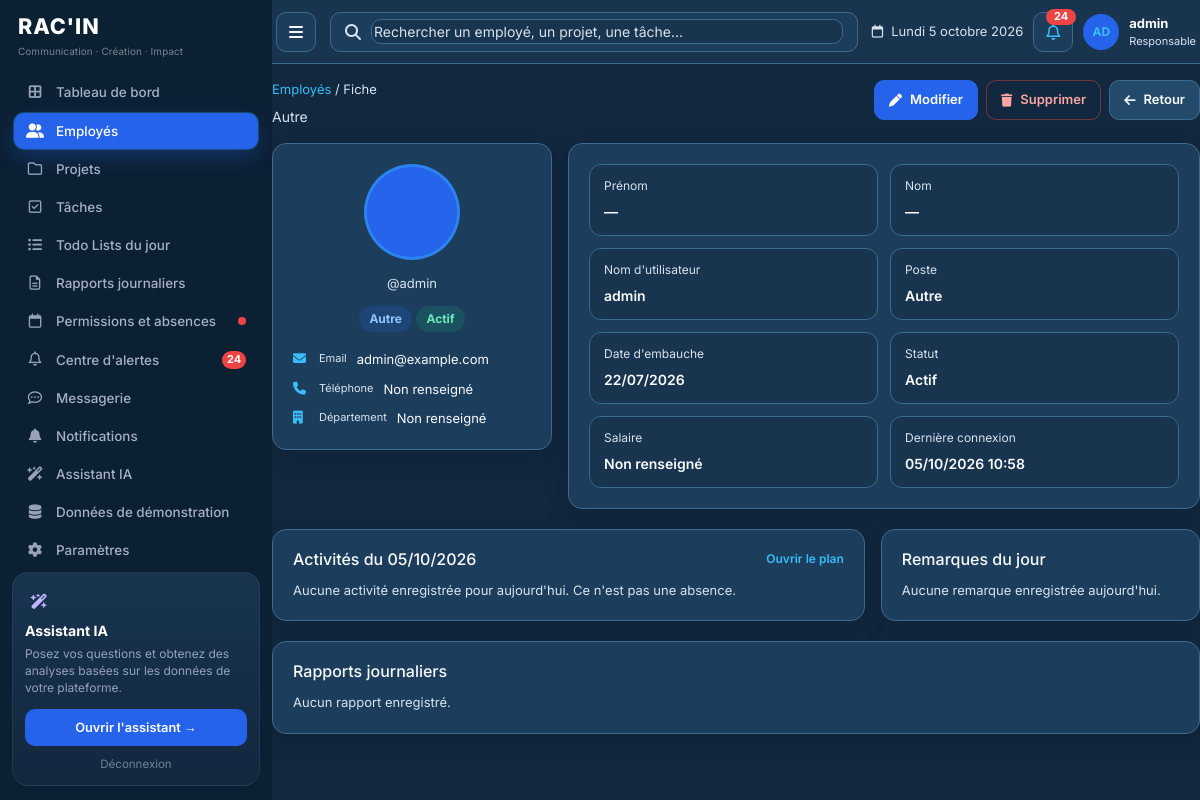
Before: /employees/2/ (signed in) with the older database file.
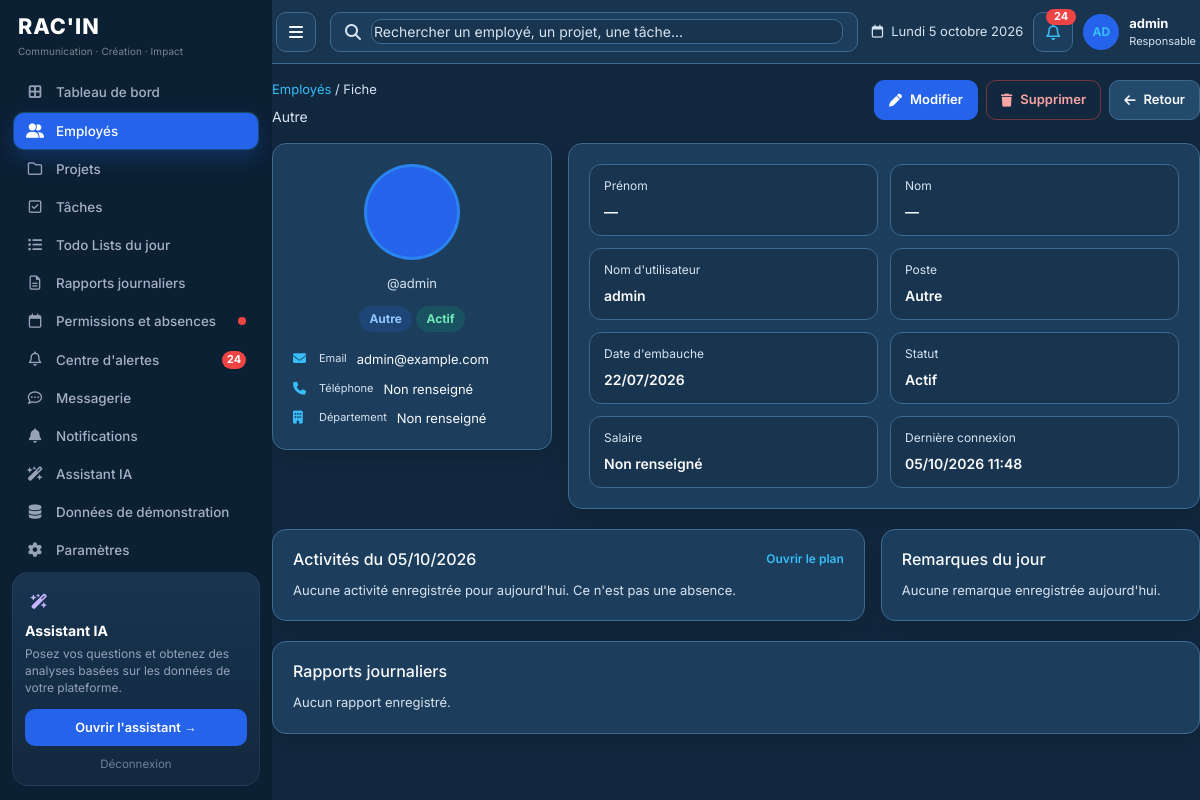
After: the same page with the newer database file.
### employees/models.py (models this page shows, shortened)
class Employee(models.Model):
    STATUS_CHOICES = [
        ('active', _('Actif')),
        ('inactive', _('Inactif')),
        ('on_leave', _('En congé')),
    ]
    POSITION_CHOICES = [
        ('designer', _('Designer')),
        ('developer', _('Développeur')),
        ('project_manager', _('Chef de projet')),
        ('marketing', _('Marketing')),
        ('content_writer', _('Rédacteur')),
        ('account_manager', _('Account Manager')),
        ('community_manager', _('Community Manager')),
        ('communication', _('Chargé de communication')),
        ('other', _('Autre')),
    ]
    user = models.OneToOneField(
        User,
        on_delete=models.CASCADE,
        related_name='employee_profile',
        verbose_name=_('Utilisateur')
    )
    position = models.CharField(
        max_length=50,
        choices=POSITION_CHOICES,
        verbose_name=_('Poste')
    )
    hire_date = models.DateField(
        verbose_name=_('Date d\'embauche')
    )
    status = models.CharField(
        max_length=20,
        choices=STATUS_CHOICES,
        default='active',
        verbose_name=_('Statut')
    )
    department = models.CharField(
        max_length=100,
        blank=True,
        verbose_name=_('Département')
    )
    salary = models.DecimalField(
        max_digits=10,
        decimal_places=2,
        blank=True,
        null=True,
        verbose_name=_('Salaire')
    )
    created_at = models.DateTimeField(
        auto_now_add=True,
        verbose_name=_('Créé le')
    )
    updated_at = models.DateTimeField(
        auto_now=True,
        verbose_name=_('Mis à jour le')
    )
    class Meta:
        verbose_name = _('Employé')
        verbose_name_plural = _('Employés')
        ordering = ['-hire_date']
    @property
    def full_name(self):
        return f"{self.user.first_name} {self.user.last_name}"
    @property
    def email(self):
        return self.user.email
    @property
    def phone(self):
        return self.user.phone

### authentication/models.py (models this page shows, shortened)
class User(AbstractUser):
    ROLE_CHOICES = [
        ('admin', _('Administrateur')),
        ('employee', _('Employé')),
    ]
    GENDER_CHOICES = [
        ('M', _('Homme')),
        ('F', _('Femme')),
        ('O', _('Autre')),
    ]
    role = models.CharField(
        max_length=20,
        choices=ROLE_CHOICES,
        default='employee',
        verbose_name=_('Rôle')
    )
    photo = models.ImageField(
        upload_to='profile_photos/',
        blank=True,
        null=True,
        verbose_name=_('Photo de profil')
    )
    phone = models.CharField(
        max_length=20,
        blank=True,
        verbose_name=_('Téléphone')
    )
    birth_date = models.DateField(
        blank=True,
        null=True,
        verbose_name=_('Date de naissance')
    )
    gender = models.CharField(
        max_length=1,
        choices=GENDER_CHOICES,
        blank=True,
        null=True,
        verbose_name=_('Genre')
    )
    address = models.TextField(
        blank=True,
        verbose_name=_('Adresse')
    )
    bio = models.TextField(
        blank=True,
        verbose_name=_('Bio')
    )
    is_demo = models.BooleanField(
        default=False,
        verbose_name=_('Donnée de démonstration'),
        help_text=_("Compte créé par le générateur. Il ne représente pas un employé réel."),
    )
    class Meta:
        verbose_name = _('Utilisateur')
        verbose_name_plural = _('Utilisateurs')
    def is_admin(self):
        return self.role == 'admin'

### employees/views.py (the view)
# urls.py: path('<int:pk>/', views.employee_detail, name='detail'),
@login_required
def employee_detail(request, pk):
    employee = get_object_or_404(Employee.objects.select_related('user'), pk=pk)
    if not request.user.is_admin() and employee.user_id != request.user.id:
        messages.error(request, 'Vous ne pouvez consulter que votre propre fiche.')
        return redirect('dashboard:employee_home')
    from decision_ai.analytics import tasks_on_date
    from reports.models import DailyReport
    today = timezone.now().date()
    activities = tasks_on_date(today, employee).order_by('status', 'title')
    return render(request, 'employees/employee_detail.html', {
        'employee': employee,
        'today': today,
        'activities': activities,
        'todo_filled': activities.exists(),
        'remarks': activities.exclude(comments=''),
        'reports': DailyReport.objects.filter(employee=employee.user).order_by('-date')[:8],
    })

### dashboard/context_processors.py (called while the page is built)
def _header(user):
    today = timezone.localdate()
    name = (user.get_full_name() or '').strip() or user.username
    initials = (
        f'{(user.first_name[:1] if user.first_name else "")}'
        f'{(user.last_name[:1] if user.last_name else "")}'
    ).upper() or user.username[:2].upper()
    return {
        'header_name': name,
        'header_initials': initials,
        'header_role': 'Responsable' if user.is_admin() else 'Employé',
        'header_date_label': f'{DAYS[today.weekday()]} {today.day} {MONTHS[today.month - 1]} {today.year}',
    }

def _chat_unread(user):
    if user.is_admin():
        return Message.objects.filter(
            sender__role='employee',
            receiver__role='admin',
            read_at__isnull=True,
        ).count()
    return Message.objects.filter(receiver=user, read_at__isnull=True).count()

### decision_ai/analytics.py (called while the page is built)
def tasks_on_date(day, employee=None):
    qs = Task.objects.select_related('project', 'assigned_to__user').filter(
        Q(planned_date=day) | Q(planned_date__isnull=True, due_date=day)
    )
    if employee is not None:
        qs = qs.filter(assigned_to=employee)
    return qs

### templates/employees/employee_detail.html (shortened to what the changed rows need)
{% extends 'base.html' %}
{% block content %}
<div class="fiche">
    <div class="fiche-head">
        <div>
            <p class="fiche-kicker"><a href="{% url 'employees:list' %}">Employés</a> / Fiche</p>
            <p class="fiche-role">{{ employee.get_position_display }}{% if employee.department %} · {{ employee.department }}{% endif %}</p>
        </div>
    </div>
    <div class="fiche-layout">
        <aside class="fiche-card fiche-id">
            {% if employee.user.photo %}
            <img class="fiche-photo" src="{{ employee.user.photo.url }}" alt="{{ employee.full_name }}">
            {% else %}
            <div class="fiche-avatar" aria-hidden="true">{{ employee.user.first_name|slice:":1"|upper }}{{ employee.user.last_name|slice:":1"|upper }}</div>
            {% endif %}
            <p class="handle">@{{ employee.user.username }}</p>
            <span class="fiche-pill pill-post">{{ employee.get_position_display }}</span>
            {% if employee.status == 'active' %}
            <span class="fiche-pill pill-active">Actif</span>
            {% elif employee.status == 'inactive' %}
            <span class="fiche-pill pill-inactive">Inactif</span>
            {% else %}
            <span class="fiche-pill pill-leave">En congé</span>
            {% endif %}
            <div class="fiche-contact">
                <div><i class="fas fa-envelope"></i><div><span>Email</span>{{ employee.email }}</div></div>
                <div><i class="fas fa-phone"></i><div><span>Téléphone</span>{{ employee.phone|default:"Non renseigné" }}</div></div>
                <div><i class="fas fa-building"></i><div><span>Département</span>{{ employee.department|default:"Non renseigné" }}</div></div>
            </div>
        </aside>
        <section class="fiche-card">
            <div class="fiche-grid">
                <div class="fiche-tile"><span>Prénom</span><strong>{{ employee.user.first_name|default:"—" }}</strong></div>
                <div class="fiche-tile"><span>Nom</span><strong>{{ employee.user.last_name|default:"—" }}</strong></div>
                <div class="fiche-tile"><span>Nom d'utilisateur</span><strong>{{ employee.user.username }}</strong></div>
                <div class="fiche-tile"><span>Poste</span><strong>{{ employee.get_position_display }}</strong></div>
                <div class="fiche-tile"><span>Date d'embauche</span><strong>{{ employee.hire_date|date:"d/m/Y" }}</strong></div>
                <div class="fiche-tile"><span>Statut</span><strong>{{ employee.get_status_display }}</strong></div>
                <div class="fiche-tile"><span>Dernière connexion</span><strong>{{ employee.user.last_login|date:"d/m/Y H:i"|default:"Jamais" }}</strong></div>
            </div>
        </section>
    </div>
</div>
{% endblock %}

Changed rows visible on the page:
changed through a linked row, Employee "Autre": user.last_login "05/10/2026 10:58" → "05/10/2026 11:48"
